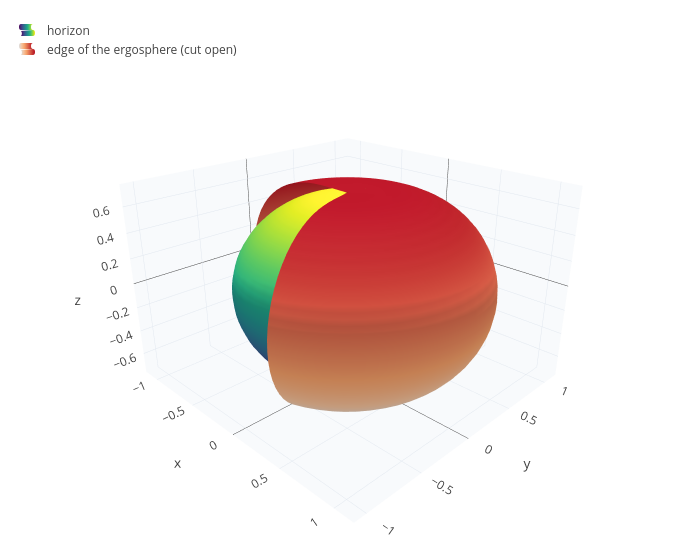

The cell this chart's notebook holds for it:
### Markdown cell above
The horizon is where $\Delta = 0$, at $r_+ = r_s/2 + \sqrt{r_s^2/4 - a^2}$. Outside it lies the **ergosphere**, where
$g_{tt} > 0$, which extends to $r_E = r_s/2 + \sqrt{r_s^2/4 - a^2\cos^2\theta}$. Inside the ergosphere nothing can stand
still; everything is dragged around with the hole. Here are both for $r_s = 1$, $a = 0.45$ (the outer surface is cut open
so you can see the horizon inside):

### Code cell
r_s = 1;
a = 0.45;
rp = eval(r_s/2 + sqrt(r_s^2/4 - a^2));
horizon = surface(sqrt(rp^2+a^2)*sin(theta)*cos(phi), sqrt(rp^2+a^2)*sin(theta)*sin(phi), rp*cos(theta), theta, 0, pi, phi, 0, 2*pi);
ergo = surface(sqrt((r_s/2+sqrt(r_s^2/4-a^2*cos(theta)^2))^2+a^2)*sin(theta)*cos(phi), sqrt((r_s/2+sqrt(r_s^2/4-a^2*cos(theta)^2))^2+a^2)*sin(theta)*sin(phi), (r_s/2+sqrt(r_s^2/4-a^2*cos(theta)^2))*cos(theta), theta, 0, pi, phi, 5.04, 9.44);
legend(show(horizon, ergo), "horizon", "edge of the ergosphere (cut open)")

### Figure 1 — Plotly figure (JSON) as saved in the notebook; plotly's stock layout.template omitted (floating-point values rounded to 4 significant figures; data arrays with more than 128 entries replaced by an {"elided": "..."} marker saying what was removed)
{"data": [{"colorscale": "Viridis", "name": "horizon", "opacity": 1, "showlegend": true, "showscale": false, "type": "surface", "x": {"elided": "41x41 float values"}, "y": {"elided": "41x41 float values"}, "z": {"elided": "41x41 float values"}}, {"colorscale": "Reds", "name": "edge of the ergosphere (cut open)", "opacity": 1, "showlegend": true, "showscale": false, "type": "surface", "x": {"elided": "41x41 float values"}, "y": {"elided": "41x41 float values"}, "z": {"elided": "41x41 float values"}}], "layout": {"height": 560, "legend": {"x": 0.01, "y": 0.99}, "margin": {"b": 0, "l": 0, "r": 0, "t": 10}, "scene": {"aspectmode": "data", "camera": {"eye": {"x": 1.6, "y": -1.6, "z": 1.0}}, "xaxis": {"backgroundcolor": "#f8fafc", "gridcolor": "#e2e8f0", "showbackground": true, "title": {"text": "x"}}, "yaxis": {"backgroundcolor": "#f8fafc", "gridcolor": "#e2e8f0", "showbackground": true, "title": {"text": "y"}}, "zaxis": {"backgroundcolor": "#f8fafc", "gridcolor": "#e2e8f0", "showbackground": true, "title": {"text": "z"}}}, "showlegend": true, "title": {"text": ""}, "width": 700}}
